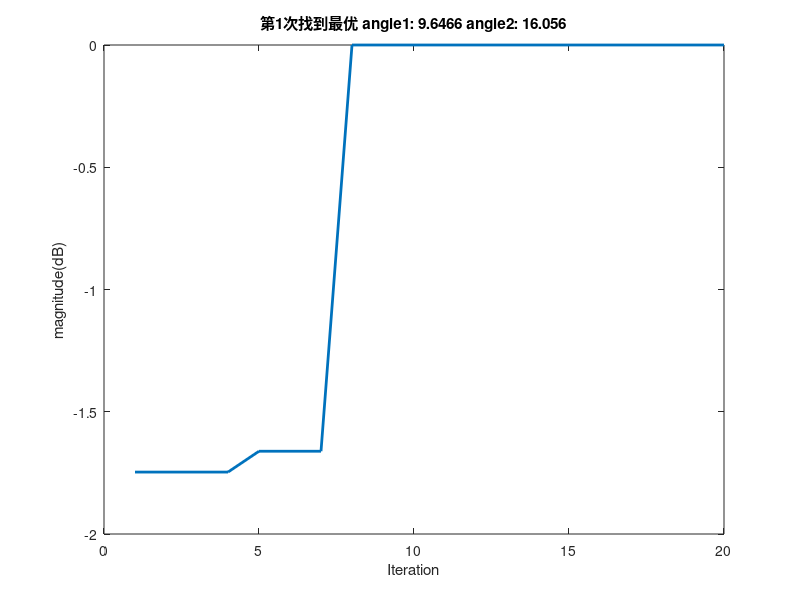
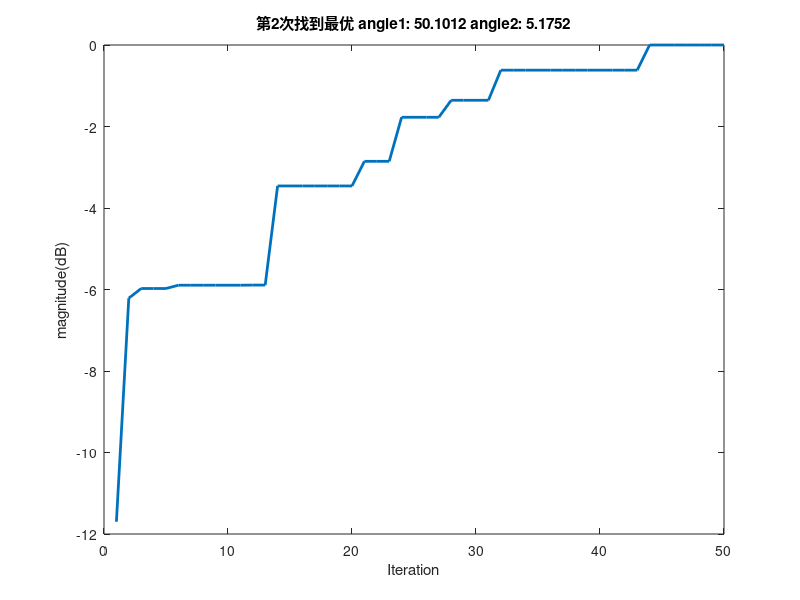
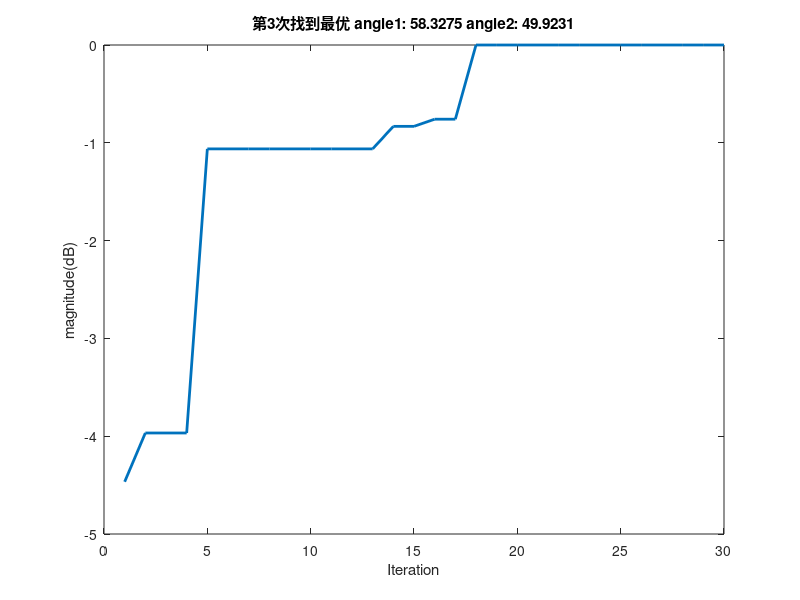
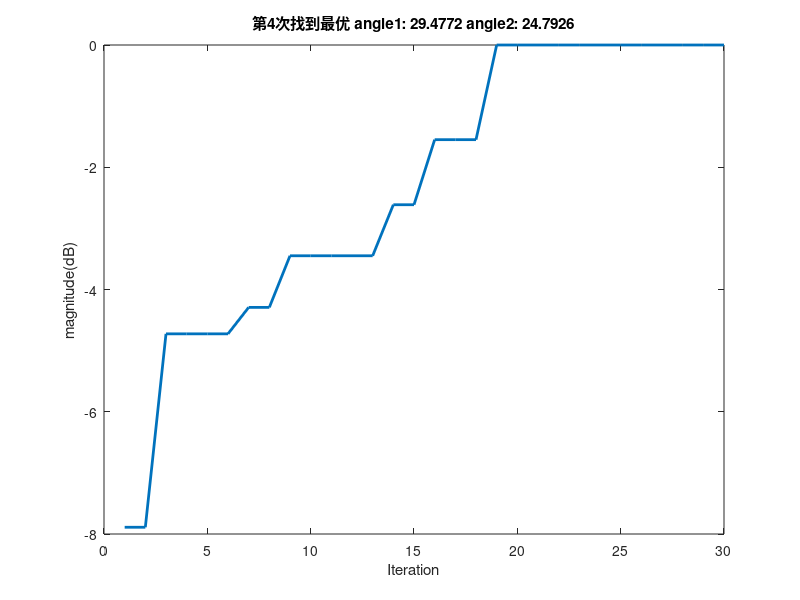

Write the MATLAB code that produced these figures, in order.
%% SA 模拟退火
tic
clear; clc
%% DOA参数
nVar=2;             % Number of Decision Variables,两个变量第一变量是theta，第二变量是fe
VarSize=[1 nVar];   % Size of Decision Variables Matrix
VarMin= 0;          % Lower Bound of Variables,注意上下限要保持一致
VarMax= 90;         % Upper Bound of Variables
rad=pi/180;                               %角度->弧度
deg=180/pi;                               %弧度->角度
twpi=2*pi;
kelm=8;                                   %阵元数
dd=0.5;                                   %阵元间距
d=0:dd:(kelm-1)*dd;                       %X轴阵元分布
d1=dd:dd:(kelm-1)*dd;                     %Y轴阵元分布

iwave = 5;                                   %信源数
theta =[10 30 50 60 80];                     %待观测真实角度数据值1
fe=[15 25 5 50 30];                          %待观测真实角度数据值2

snr=10;                                   %信噪比
n=200;                                    %采样数


%% 搜索过程
angel = [];                     % 搜索获得的角度
count=0;counta=1;               % count表示得到的局部最优解的个数，counta表示找到的最优个数
BestC = [];                     % 存储找到的所有最优功率和所有最优角度
BestP = [];
while counta <= iwave                   % 信源数即为局部最优解的个数
    count=count+1;
    disp(['--->第',num2str(count),'次尝试寻找最优角度']);

    %% 参数初始化
    narvs = 2; % 变量个数
    T0 = 100;   % 初始温度
    T = T0; % 迭代中温度会发生改变，第一次迭代时温度就是T0
    T_Limited=1e-15;  %迭代温度的下限
    maxgen = 1000;  % 最大迭代次数
    Lk = 100;  % 每个温度下的迭代次数
    alfa = 0.95;  % 温度衰减系数
    x_lb = [0 0]; % x的下界
    x_ub = [90 90]; % x的上界

    %% Function And Init
    Ax=exp(-1i*twpi*d.'*(sin(theta*rad).*cos(fe*rad)));%X轴上阵元对应的方向矩阵
    Ay=exp(-1i*twpi*d1.'*(sin(theta*rad).*sin(fe*rad)));%Y轴上阵元对应的方向矩阵
    A=[Ax;Ay];
    S=randn(iwave,n);
    X=A*S;                                            %接受信号
    X1=awgn(X,snr,'measured');                        %加入高斯白噪声
    Rxx=X1*X1'/n;                                     %自相关函数
    [EV,D]=eig(Rxx);                                  %求矩阵的特征向量和特征值
    [EVA,I]=sort(diag(D).');                          %特征值按升值排序
    EV=fliplr(EV(:,I));                               %左右翻转，特征值按降序排序
    Un=EV(:,iwave+1:end);                             %噪声子空间


    
    %%  随机生成一个初始解

    x0 = zeros(1,narvs);
    for i = 1: narvs
        x0(i) = x_lb(i) + (x_ub(i)-x_lb(i))*rand(1);       %随机初始值是一个在上下界之间的数
    end

    %% Evaluation
    phim1=rad*x0(1);
    phim2=rad*x0(2);
    a1=exp(-1i*twpi*d.'*sin(phim1)*cos(phim2));
    a2=exp(-1i*twpi*d1.'*sin(phim1)*sin(phim2));
    a=[a1;a2];
    SP=1/(a'*(Un*Un')*a);
    %SP=abs(SP);
    y0=SP;          %得到当前角度位置的功率值



    %% 定义一些保存中间过程的量，方便输出结果和画图
    max_y = y0;     % 初始化找到的最佳的解对应的函数值为y0
    best_x = x0;
    MAXY = []; % 记录每一次外层循环结束后找到的max_y (方便画图）
    MAXX = []; % 记录每一次外层循环结束后找到的best_x (方便画图）


    %% 模拟退火过程
    for iter = 1 : maxgen  % 外循环, 我这里采用的是指定最大迭代次数
        for i = 1 : Lk  % 内循环，在每个温度下开始迭代
            y = randn(1,narvs);  % 生成1行narvs列的N(0,1)随机数
            z = y / sqrt(sum(y.^2)); % 根据新解的产生规则计算z
            x_new = x0 + z*T; % 根据新解的产生规则计算x_new的值
            % 如果这个新解的位置超出了定义域，就对其进行调整
            for j = 1: narvs
                if x_new(j) < x_lb(j)
                    r = rand(1);
                    x_new(j) = r*x_lb(j)+(1-r)*x0(j);
                elseif x_new(j) > x_ub(j)
                    r = rand(1);
                    x_new(j) = r*x_ub(j)+(1-r)*x0(j);
                end
            end
            x1 = x_new;    % 将调整后的x_new赋值给新解x1


            phim1=rad*x1(1);
            phim2=rad*x1(2);
            a1=exp(-1i*twpi*d.'*sin(phim1)*cos(phim2));
            a2=exp(-1i*twpi*d1.'*sin(phim1)*sin(phim2));
            a=[a1;a2];
            SP=1/(a'*(Un*Un')*a);
            %SP=abs(SP);
            y1=SP;     % 计算新解的函数值


            if y1 > y0    % 如果新解函数值大于当前解的函数值
                x0 = x1; % 更新当前解为新解
                y0 = y1;
            else
                p = exp(-(y0 - y1)/T); % 根据Metropolis准则计算一个概率
                if rand(1) < p   % 生成一个随机数和这个概率比较，如果该随机数小于这个概率
                    x0 = x1; % 更新当前解为新解
                    y0 = y1;
                end
            end

            % 判断是否要更新找到的最佳的解
            if y0 > max_y  % 如果当前解更好，则对其进行更新
                max_y = y0;  % 更新最大的y
                best_x = x0;  % 更新找到的最好的x
            end
        end


        MAXY(iter,:) = max_y;  % 保存本轮外循环结束后找到的最大的y
        MAXX(iter,:) = best_x; % 保存本轮外循环结束后找到的最大y对应的x位置
        T = alfa*T;          % 温度下降

        it=iter;             % it即为外循环的当前的迭代次数
        if mod(it,10) == 0    % 每隔10次数打印一次
             disp(['  Iteration ' num2str(it) ': Best Cost = ' num2str(MAXY(it)) ...
                ' Angle1 = ' num2str(MAXX(it,1)) ' Angle2 = ' num2str(MAXX(it,2)) ]);

            % 判断是否连续10个都相差在1度范围内,是则跳出，
            % 判断是否陷入局部，超过10次角度接近相似，跳出循环，重新初始化寻找
            if all(abs(MAXX(it-9:it-1,:)-MAXX(it,:))<=1)
                break;
            end
        end

    end


    %% 判断寻找到的角度是否重复，如果重复则不存储
    if count == 1
        angel(counta,:) = MAXX(iter,:);
    else
        if all(abs(angel-MAXX(iter,:))>1)   %判断是否找到相似角度，超过1度，不相似可以存储
            angel(counta,:) = MAXX(iter,:);
        else
            continue;
        end
    end
    disp([' * 找到', num2str(counta),' 组最优角度']);

    %% 计算功率
    %MAXY
    %abs(MAXY)

    CostRate=abs(MAXY);
    CostRate_Max=max(CostRate);
    CostRate=10*log10(CostRate/CostRate_Max);

    % 绘画出适应度函数值
    figure;
    plot(CostRate,'LineWidth',2);
    title(['第',num2str(counta),'次找到最优',' angle1: ',num2str(angel(counta,1)),' angle2: ',num2str(angel(counta,2))]);
    xlabel('Iteration');
    ylabel('magnitude(dB)');

    % 存储找到的最优功率和最优角度
    BestC=[BestC;CostRate];
    BestP=[BestP;MAXX];

    counta = counta+1;


end

figure; % 真实与实验获得对比
[sorted_theta_fe,order1]=sortrows([theta',fe']);
[sorted_angel,order2]=sortrows(angel);   %以第一个角的大小进行排序
             

plot(sorted_theta_fe(:,1),sorted_theta_fe(:,2),"r",'LineWidth',2);
hold on

plot(sorted_theta_fe(:,1),sorted_theta_fe(:,2),'*b','MarkerSize',10,'LineWidth',1.5)
hold on

scatter(sorted_angel(:,1),sorted_angel(:,2),'g','LineWidth',1.5);

legend('真实角度波形','真实角度','实验角度')
title(' 真实与实验获得对比 ');
xlabel('theta');
ylabel('fe');
set(gca,'XTick',0:15:90)
set(gca,'YTick',0:15:90)
grid on;



figure; % 所有寻找到的功率变化
plot(BestC,'LineWidth',2);
title('所有寻找到的功率变化');
xlabel('Iteration');
ylabel('magnitude/(dB)');

figure; % 所有寻找到的角度变化
plot(BestP(:,1),'LineWidth',2);
hold on
plot(BestP(:,2),'LineWidth',2);
legend('theta','fe')
title('所有寻找到的角度变化');
xlabel('Iteration');
ylabel('angle/(度)');

angel